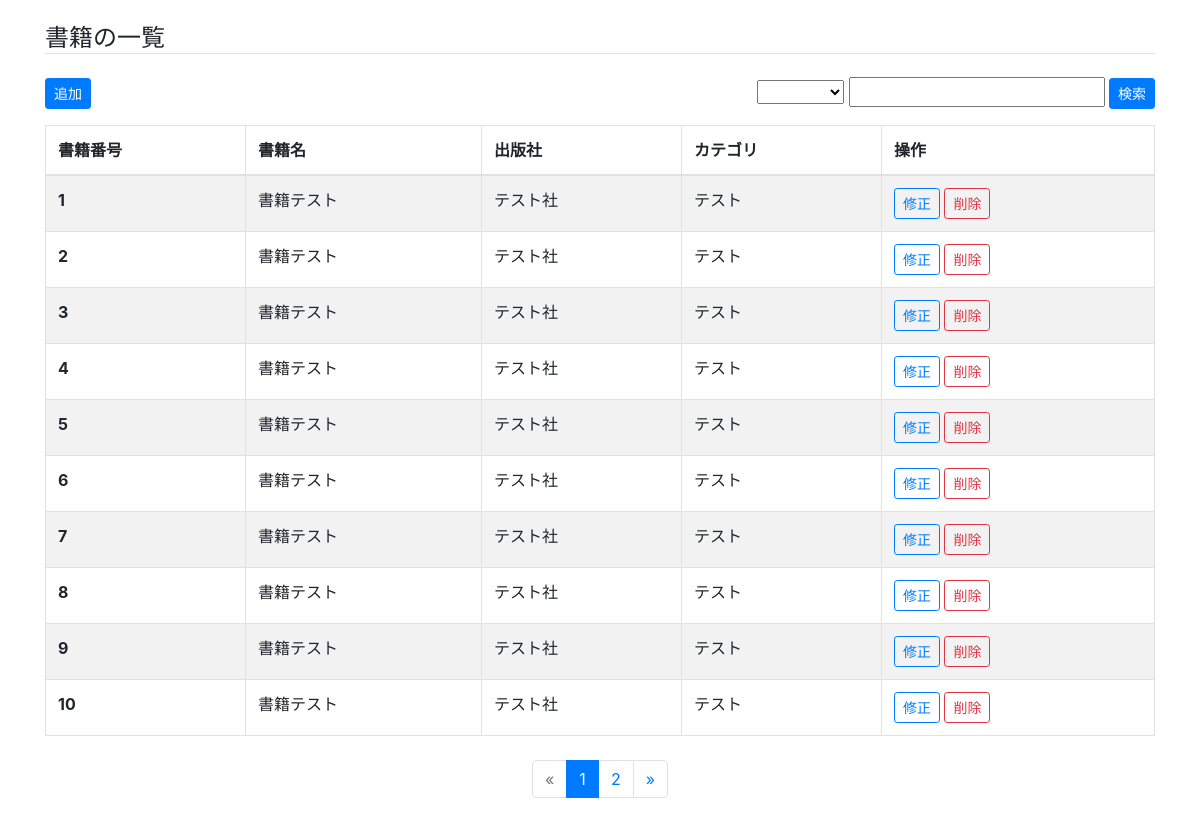
Screenshot of /book_rental/book/ with the database file from the repository.
### book_rental/models.py (models this page shows, shortened)
class Book(models.Model):
    book_no = models.IntegerField('書籍番号', primary_key=True)
    name = models.CharField('書籍名', max_length=255)
    publisher = models.CharField('出版社', max_length=255)
    category = models.CharField('カテゴリ', max_length=255)

### book_rental/views.py (the view, shortened to what this page needs)
# urls.py: path('book/', views.BookList.as_view(), name='book_list'),  # 一覧表示
class BookList(ListView):
    paginate_by = 10
    def get_context_data(self, **kwargs):
        context = super().get_context_data(**kwargs)
        search_key = ''
        search_val = ''
        if 'form_value' in self.request.session:
            form_value = self.request.session['form_value']
            search_key = form_value[0]
            search_val = form_value[1]
        context['search_key'] = search_key  # 検索フォーム
        context['search_val'] = search_val  # 検索フォーム
        return context
    def get_queryset(self):
        if 'form_value' in self.request.session:
            form_value = self.request.session['form_value']
            search_key = form_value[0]
            search_val = form_value[1]
            if "book_no" in search_key:
                logger.info("Search for book number")
                return Book.objects.filter(book_no__contains=search_val)
            if "name" in search_key:
                logger.info("Search for book name")
                return Book.objects.filter(name__contains=search_val)
            if "publisher" in search_key:
                logger.info("Search for book publisher")
                return Book.objects.filter(publisher__contains=search_val)
            if "category" in search_key:
                logger.info("Search for book category")
                return Book.objects.filter(category__contains=search_val)
            logger.info("View all books")
            return Book.objects.all()
        else:
            logger.info("View all books")
            return Book.objects.all()

### book_rental/templates/book_rental/book_list.html (shortened to what this page needs)
{% extends "book_rental/base.html" %}
{% load static %}
{% block content %}
<h4 class="mt-4 border-bottom">書籍の一覧</h4>
<form action="{% url 'book_rental:book_list' %}" id="searchForm" method="post">
    <div id="book_search">
        <select id="search_key" name="search_key">
            <option value=””></option>
            <option value=”book_no”>書籍番号</option>
        </select>
        <input name ="search_val" type="text" value="{{ search_val }}">
        <button type='submit' class="btn btn-primary btn-sm my-3">検索</button>
    </div>
</form>
<form action="{% url 'book_rental:book_cont' %}" id="bookListForm" method="post">
    <input type="submit" class="btn btn-primary btn-sm my-3" onclick="book_no_assignment('add')" value="追加">
<table class="table table-striped table-bordered">
    <thead>
    <tr>
        <th scope="col">書籍番号</th>
        <th scope="col">書籍名</th>
        <th scope="col">出版社</th>
        <th scope="col">カテゴリ</th>
        <th scope="col">操作</th>
    </tr>
    </thead>
    <tbody>
    {% for book in object_list %}
    <tr>
        <th scope="row">{{ book.book_no }}</th>
        <td>{{ book.name }}</td>
        <td>{{ book.publisher }}</td>
        <td>{{ book.category }}</td>
        <td>
            <input type="button" class="btn btn-outline-primary btn-sm" onclick="book_no_assignment('edit', {{ book.book_no }})" value="修正">
            <input type="button"  class="btn btn-outline-danger btn-sm" data-toggle="modal" data-target="#deleteModal" data-pk="{{ book.book_no }}" onclick="book_delete('del', {{ book.book_no }})" value="削除">
        </td>
    </tr>
    {% endfor %}
    </tbody>
</table>
</form>
<div class="col-6 offset-3 justify-content-center">
    {% if is_paginated %}
    {% include 'book_rental/pagination.html' %}
    {% endif %}
</div>
{% endblock content %}

### book_rental/templates/book_rental/base.html (shortened to what this page needs)
{% load i18n static %}
<!DOCTYPE html>{% get_current_language as LANGUAGE_CODE %}
<html lang="{{ LANGUAGE_CODE|default:"ja" }}">
<head>
    <link rel="stylesheet" href="{% static 'css/bootstrap.min.css' %}">
    <link rel="stylesheet" href="{% static 'css/book_rental.css' %}">
</head>
<body>
<div class="container">
    {% block content %}{% endblock %}
</div>
</body>
</html>

### book_rental/templates/book_rental/pagination.html (shortened to what this page needs)
<div class="container">
    <div class="row">
        <div class="col-md-6 offset-md-3 py-2">
            <nav>
                <div class="text-center">
                    <ul class="pagination justify-content-center">
                        {% if page_obj.has_previous %}
                        <li class="page-item"><a class="page-link" href="?page={{ page_obj.previous_page_number }}">&laquo;</a></li>
                        {% else %}
                        <li class="page-item disabled"><span class="page-link">&laquo;</span></li>
                        {% endif %}
                        {% for i in page_obj.paginator.page_range %}
                        {% if page_obj.number == i %}
                        <li class="page-item active" aria-current="page">
                            <a class="page-link" href="#">{{ i }} </a>
                        </li>
                        {% else %}
                        <li class="page-item"><a class="page-link" href="?page={{ i }}">{{ i }}</a></li>
                        {% endif %}
                        {% endfor %}
                        {% if page_obj.has_next %}
                        <li class="page-item"><a class="page-link" href="?page={{ page_obj.next_page_number }}">&raquo;</a></li>
                        {% else %}
                        <li class="page-item disabled"><span class="page-link">&raquo;</span></li>
                        {% endif %}
                    </ul>
                </div>
            </nav>
        </div>
    </div>
</div>

### book_rental/static/css/book_rental.css (style rules this page uses)
#book_search { float:right; }

### rows the page displays
Book: book_no "1", name "書籍テスト", publisher "テスト社", category "テスト"
Book: book_no "2", name "書籍テスト", publisher "テスト社", category "テスト"
Book: book_no "3", name "書籍テスト", publisher "テスト社", category "テスト"
Book: book_no "4", name "書籍テスト", publisher "テスト社", category "テスト"
Book: book_no "5", name "書籍テスト", publisher "テスト社", category "テスト"
Book: book_no "6", name "書籍テスト", publisher "テスト社", category "テスト"
Book: book_no "7", name "書籍テスト", publisher "テスト社", category "テスト"
Book: book_no "8", name "書籍テスト", publisher "テスト社", category "テスト"
Book: book_no "9", name "書籍テスト", publisher "テスト社", category "テスト"
Book: book_no "10", name "書籍テスト", publisher "テスト社", category "テスト"

### other values shown
{{ i }} "1"
{{ i }} "2"
